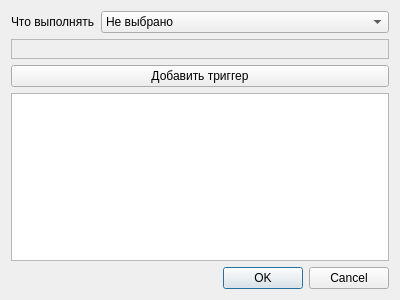
<?xml version="1.0" encoding="UTF-8"?>
<ui version="4.0">
 <class>dialogCreateAction</class>
 <widget class="QDialog" name="dialogCreateAction">
  <property name="windowModality">
   <enum>Qt::WindowModal</enum>
  </property>
  <property name="geometry">
   <rect>
    <x>0</x>
    <y>0</y>
    <width>400</width>
    <height>300</height>
   </rect>
  </property>
  <property name="windowTitle">
   <string>Create Action</string>
  </property>
  <layout class="QVBoxLayout" name="verticalLayout">
   <item>
    <layout class="QFormLayout" name="formLayout">
     <item row="0" column="0">
      <widget class="QLabel" name="whatCallLabel">
       <property name="text">
        <string>Что выполнять</string>
       </property>
      </widget>
     </item>
     <item row="0" column="1">
      <widget class="QComboBox" name="whatCallComboBox">
       <property name="currentIndex">
        <number>0</number>
       </property>
       <item>
        <property name="text">
         <string>Не выбрано</string>
        </property>
       </item>
      </widget>
     </item>
     <item row="2" column="0" colspan="2">
      <widget class="QPushButton" name="btnCreateTrigger">
       <property name="text">
        <string>Добавить триггер</string>
       </property>
      </widget>
     </item>
     <item row="3" column="0" colspan="2">
      <widget class="QListWidget" name="listTriggers"/>
     </item>
     <item row="1" column="0" colspan="2">
      <widget class="QFrame" name="frameActions">
       <property name="sizePolicy">
        <sizepolicy hsizetype="Expanding" vsizetype="Expanding">
         <horstretch>0</horstretch>
         <verstretch>0</verstretch>
        </sizepolicy>
       </property>
       <property name="minimumSize">
        <size>
         <width>10</width>
         <height>20</height>
        </size>
       </property>
       <property name="frameShape">
        <enum>QFrame::StyledPanel</enum>
       </property>
       <property name="frameShadow">
        <enum>QFrame::Raised</enum>
       </property>
      </widget>
     </item>
    </layout>
   </item>
   <item>
    <widget class="QDialogButtonBox" name="buttonBox">
     <property name="orientation">
      <enum>Qt::Horizontal</enum>
     </property>
     <property name="standardButtons">
      <set>QDialogButtonBox::Cancel|QDialogButtonBox::Ok</set>
     </property>
    </widget>
   </item>
  </layout>
 </widget>
 <resources/>
 <connections>
  <connection>
   <sender>buttonBox</sender>
   <signal>accepted()</signal>
   <receiver>dialogCreateAction</receiver>
   <slot>accept()</slot>
   <hints>
    <hint type="sourcelabel">
     <x>248</x>
     <y>254</y>
    </hint>
    <hint type="destinationlabel">
     <x>157</x>
     <y>274</y>
    </hint>
   </hints>
  </connection>
  <connection>
   <sender>buttonBox</sender>
   <signal>rejected()</signal>
   <receiver>dialogCreateAction</receiver>
   <slot>reject()</slot>
   <hints>
    <hint type="sourcelabel">
     <x>316</x>
     <y>260</y>
    </hint>
    <hint type="destinationlabel">
     <x>286</x>
     <y>274</y>
    </hint>
   </hints>
  </connection>
 </connections>
</ui>
